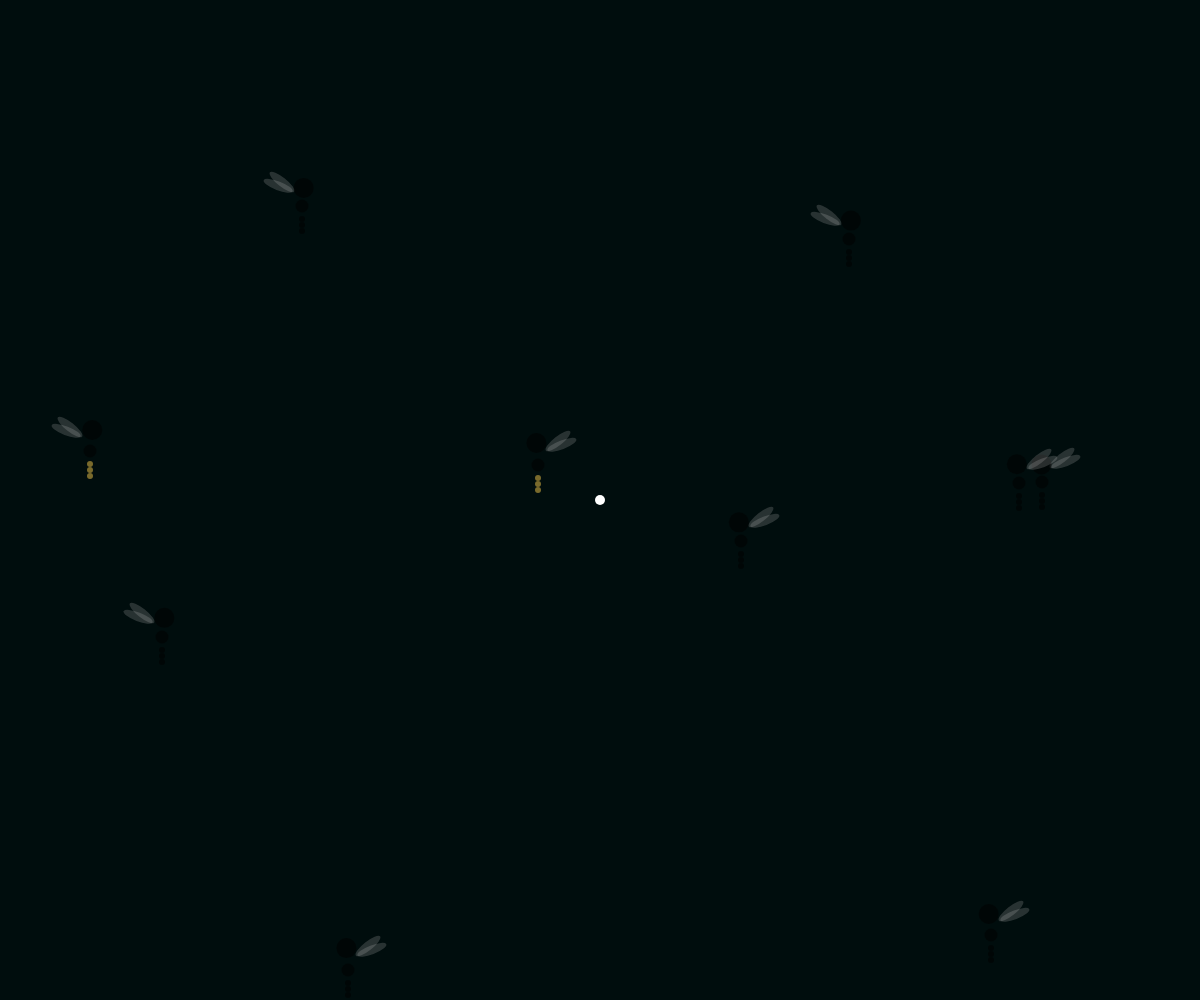
Frame 1 (no input)
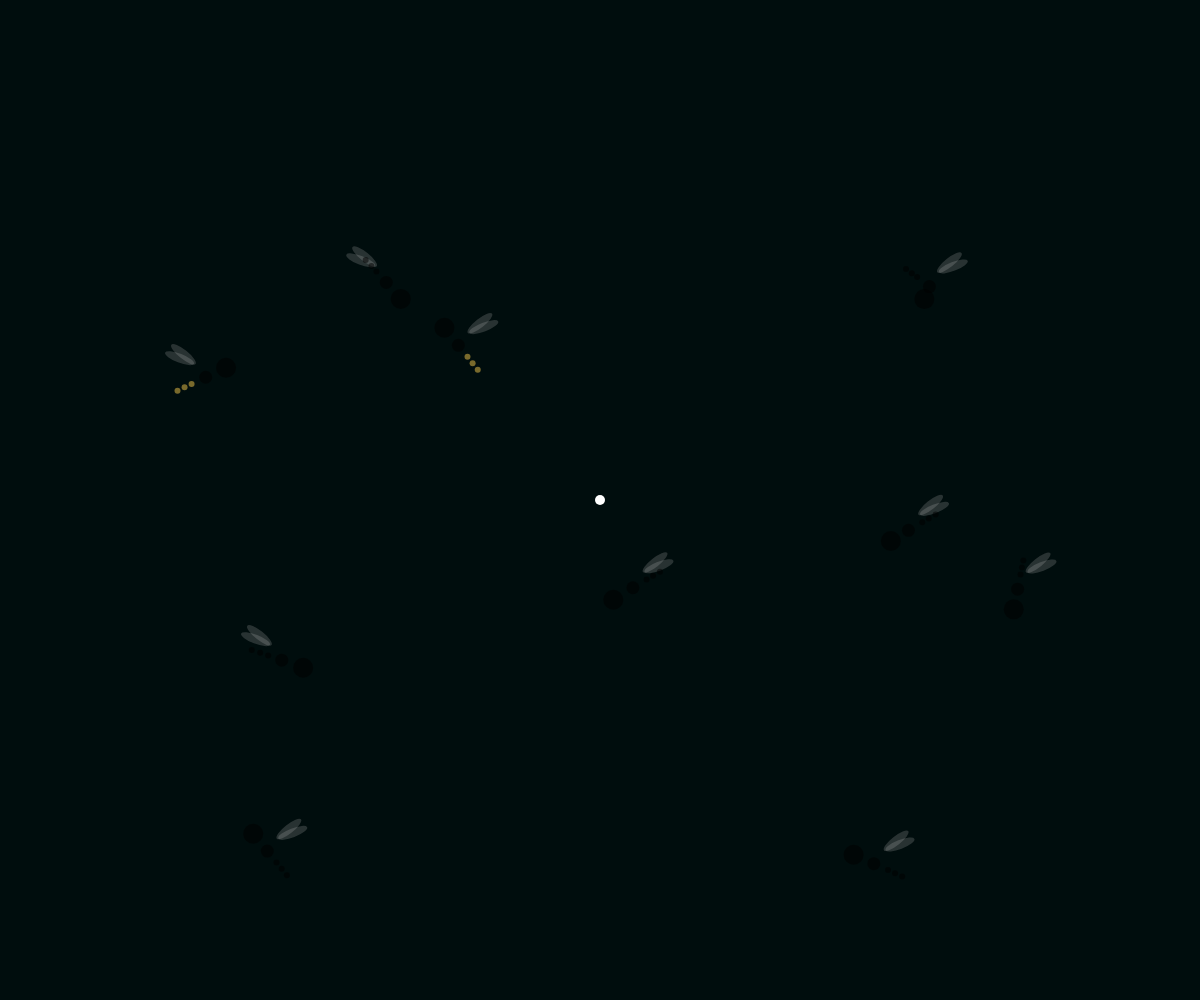
Frame 60 (no input)
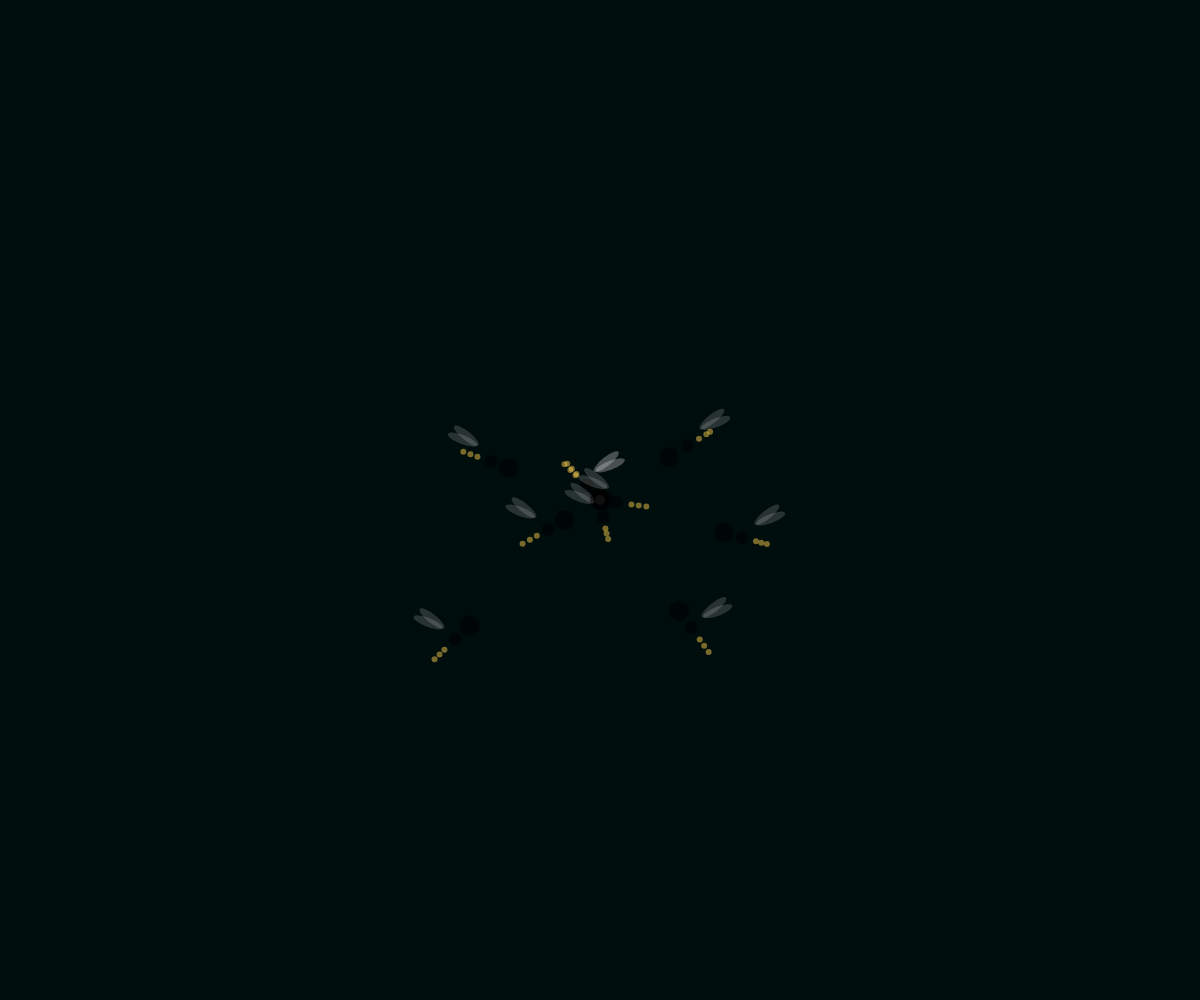
Frame 120 (the mouse pressed at the canvas centre since frame 60)

The p5.js sketch that drew these frames (run headless with seeded random() and noise() and a simulated clock; from frame 60 on, the mouse is pressed at the canvas centre):

// p5.js sketch
// ── sketch.js

const flies = [];
const moving = false;
let v;
let last_position = {}, rotation;
const backgroundColor = '#000D0D';
function setup() {
  function makeFireFlies( numOfFlies ) {
    for ( let i = 0; i < numOfFlies; i++ ) {
      const FireFly = new fireFly;
      flies.push( FireFly );
    }
  }

  // //find appropriate canvas width
  // canvas_size = windowWidth < windowHeight ? windowWidth : windowHeight
  // canvas_size -= 80

  createCanvas( windowWidth, windowHeight );

  background( backgroundColor );
  noStroke();

  makeFireFlies( 10 );
}

function draw() {

  function makeTargetVisible( target ) {
    fill( 'purple' );
    ellipse(
      target.x,
      target.y,
      20,
      20
    );
  }

  background( backgroundColor );

  fill( 'white' );
  ellipse(
    width / 2,
    height / 2,
    10,
    10
  );
  flies.forEach( ( flie ) => {

    if( mouseIsPressed ) {
      flie.headToMouse();
    } else {
      flie.headToRandomSpot();
    }

    // makeTargetVisible({
    // 	x: flie.the_heading.x,
    // 	y: flie.the_heading.y
    // })

    flie.drawWings();
    flie.drawHead();
    flie.drawTail();
  } );

  // testing angles of a wing
  // translate(50, 50);
  // rotate(rotation)
  // ellipse(0, 0, 50, 20);
}

function fireFly() {

  let opacity = .5,
    headColor = {r:0, g:0, b: 0},
    bodyColor = {r:0, g:0, b: 0},
    darkTailColor = {r:0, g:0, b: 0},
    lightTailColor = {r:242, g:200, b:75},
    tailColor = darkTailColor,
    wingColor = {
      r:200, g:200, b: 200, o: .2
    };

  this.fly_length = 5;
  this.fly_piece_size = 20;
  this.speed = 2.5;

  this.head_position = {x: random( this.fly_piece_size, windowWidth - this.fly_piece_size ),
    y: random( this.fly_piece_size, windowHeight - this.fly_piece_size )};

  this.fly_pieces = [];
  this.wings = [];

  const make = () => {

    for ( let i = 0; i < this.fly_length; i++ ) {

      // the head
      if( i === 0 ) {

        this.fly_pieces.push( {
          id: 'head',
          x: Number( this.head_position.x.toFixed( 0 ) ),
          y: Number( this.head_position.y.toFixed( 0 ) ),
          size: this.fly_piece_size
        } );
      } else if( i === 1 ) {

        this.head_position.y += this.fly_piece_size;
        this.fly_piece_size -= ( this.fly_piece_size - 7 ) < 3 ? 0 : 7;

        this.fly_pieces.push( {
          id: i,
          x: Number( this.head_position.x.toFixed( 0 ) ),
          y: Number( this.head_position.y.toFixed( 0 ) ),
          size: this.fly_piece_size
        } );

        makeWings();
      }
      // the tail
      else {

        this.head_position.y += this.fly_piece_size;
        this.fly_piece_size -= ( this.fly_piece_size - 7 ) < 3 ? 0 : 7;

        this.fly_pieces.push( {
          id: i,
          x: Number( this.head_position.x.toFixed( 0 ) ),
          y: Number( this.head_position.y.toFixed( 0 ) ),
          size: this.fly_piece_size
        } );
      }
    }
  };

  const makeWings = () => {
    // I got this from http://bl.ocks.org/bycoffe/3404776
    const num_wings = 2,
      width = this.fly_piece_size + 18,
      height = this.fly_piece_size - 22;

    for ( let c = 0; c < num_wings; c++ ) {

      this.wings.push( {width,
        height} );
    }
  };

  this.drawWings = () => {
    // NOW I NEED TO HANDLE IF WE ARE GOING UP AND DOWN
    // A BIG ANNOYANCE IS THE ROTATION BETWEEN THE TWO WINGS
    // I MAY BE ABLE TO PERMA SET IT WITH A SEPERATE PUSH AND POP
    const wingCenter = this.fly_pieces[1],
      headPosition = this.fly_pieces[0];

    const wingLocation = {x: wingCenter.x, y:wingCenter.y + ( this.wings[0].height - 15 )},
      headingRight = headPosition.x < this.the_heading.x,
      headingUp = headPosition.y < this.the_heading.y;

    if( headingRight ) {
      wingLocation.x = wingLocation.x - 20;
    } else {
      wingLocation.x = wingLocation.x + 20;
    }

    this.wings.forEach( ( wing, c ) => {

      let radius = wingCenter.size + 20,
        rotation, angle, x, y, rotationAround_wingCenter = 0;

      if( c === 0 ) {
        if( headingRight ) {
          rotation = -103;
        } else {
          rotation = 103;
        }
      } else {
        if( headingRight ) {
          rotation = -103.3;
          rotationAround_wingCenter = -10;
        } else {
          rotation = 103.3;
          rotationAround_wingCenter = 10;
        }
      }

      angle = ( rotationAround_wingCenter ) * ( Math.PI / 180 );

      x = Math.cos( angle ) * ( wingLocation.x - wingCenter.x ) - Math.sin( angle ) * ( wingLocation.y - wingCenter.y ) + wingCenter.x;
      y = Math.sin( angle ) * ( wingLocation.x - wingCenter.x ) + Math.cos( angle ) * ( wingLocation.y - wingCenter.y ) + wingCenter.y;


      push();
      rectMode( CENTER );
      translate( x, y );
      rotate( rotation );
      fill( `rgba(${wingColor.r},${wingColor.g},${wingColor.b}, ${wingColor.o})` );
      ellipse(
        0,
        0,
        wing.width,
        wing.height
      );

      // if(c === 0) {
      // 	fill('green')
      // 	ellipse(
      // 		0,
      // 		0,
      // 		10,
      // 		10
      // 	)
      // } else {
      // 	fill('red')
      // 	ellipse(
      // 		0,
      // 		0,
      // 		10,
      // 		10
      // 	)
      // }
      pop();
    } );
  };

  this.drawHead = () => {

    const head = this.fly_pieces[0];

    let x1, y1, distance;

    x1 =  this.the_heading.x - head.x;
    y1 = this.the_heading.y - head.y;

    distance = Math.sqrt( x1 * x1 + y1 * y1 );
    x1 /= distance;
    y1 /= distance;

    head.x += x1 * this.speed;
    head.y +=	y1 * this.speed;


    fill( `rgba(${headColor.r},${headColor.g},${headColor.b}, ${opacity})` );
    ellipse(
      head.x,
      head.y,
      head.size,
      head.size
    );

    // if we reach out destination
    if( distance < 10 ) {
      this.random_heading = this.createRandomHeading();
    }
  };

  this.drawTail = () => {
    let tailColors = [ `rgba(${bodyColor.r},${bodyColor.g},${bodyColor.b}, ${opacity})`, `rgba(${tailColor.r},${tailColor.g},${tailColor.b}, ${opacity})` ],
      colorIndex = 0;

    this.fly_pieces.forEach( ( piece, i ) => {
      if( i !== 0 ) {

        let x1, y1, distance;

        x1 =  this.fly_pieces[i - 1].x - piece.x;
        y1 = this.fly_pieces[i - 1].y - piece.y;

        distance = Math.sqrt( x1 * x1 + y1 * y1 );

        if( distance > this.fly_pieces[i - 1].size + 3 ) {

          x1 /= distance;
          y1 /= distance;

          piece.x += x1 * this.speed;
          piece.y +=	y1 * this.speed;
        }

        fill( tailColors[colorIndex] );
        ellipse(
          piece.x,
          piece.y,
          piece.size,
          piece.size
        );

        if( colorIndex !== tailColors.length - 1 ) {
          colorIndex++;
        }
      }
    } );
  };

  function getRandomLightTimer() {
    return random( 3000, 10000 );
  }

  function isLightOn_onStart() {
    const randomNumber = random( 0, 10 ).toFixed( 0 );

    if( randomNumber > 5 ) {
      tailColor = lightTailColor;
      return true;
    }

    return false;
  }

  this.lightTimer = getRandomLightTimer();
  this.isLightOn = isLightOn_onStart();

  this.handleLights = () => {
    setTimeout( () => {
      this.isLightOn = !this.isLightOn;
      this.lightTimer = getRandomLightTimer();
      this.handleLights();
    }, this.lightTimer );
  };

  this.createRandomHeading = () => {
    return {x: random( this.fly_piece_size, windowWidth - this.fly_piece_size ),
      y: random( this.fly_piece_size, windowHeight - this.fly_piece_size )};
  };

  this.random_heading  = this.createRandomHeading();
  this.the_heading = this.random_heading;

  this.headToMouse = () => {
    this.the_heading = {x: mouseX,
      y: mouseY};

    tailColor = lightTailColor;

    this.speed = 5;
  };

  this.headToRandomSpot = () => {
    this.the_heading = this.random_heading;

    if( this.isLightOn ) {
      tailColor = lightTailColor;
    } else {
      tailColor = darkTailColor;
    }

    this.speed = 2.5;
  };

  make();
  this.handleLights();
}
